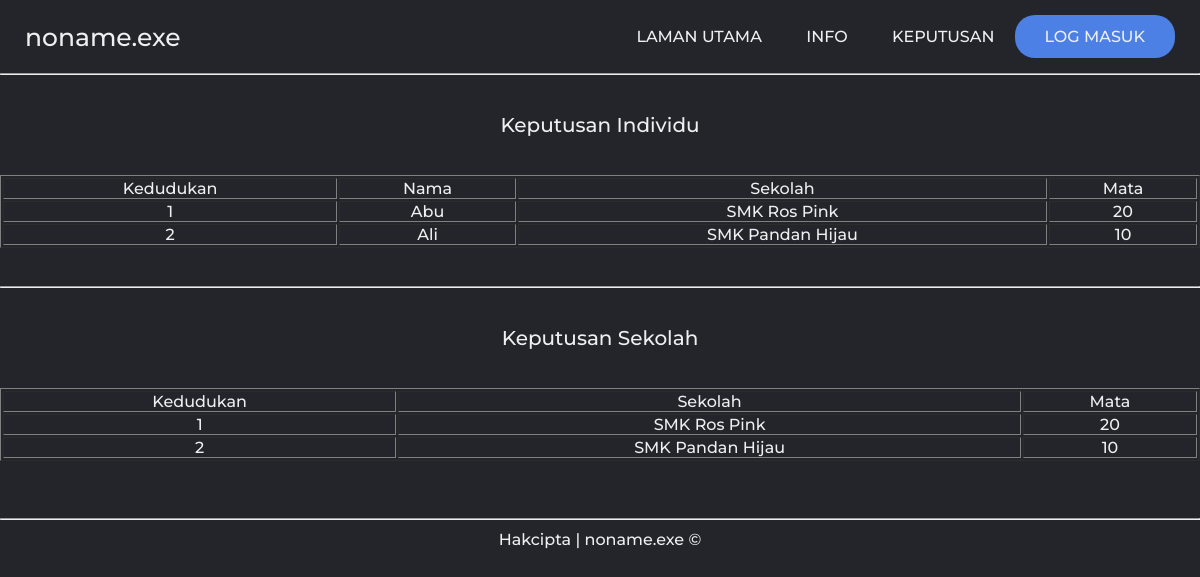
/keputusan.php, run on the app's committed database.
### tables this page shows
CREATE TABLE `peserta` (
  `nama_peserta` varchar(60) DEFAULT NULL,
  `nokp_peserta` varchar(12) NOT NULL,
  `katalaluan_peserta` varchar(13) DEFAULT NULL,
  `kod_sekolah` varchar(7) DEFAULT NULL,
  `nokp_hakim` varchar(12) DEFAULT NULL,
  `mata` int(3) DEFAULT NULL
);

CREATE TABLE `sekolah` (
  `kod_sekolah` varchar(7) NOT NULL,
  `nama_sekolah` varchar(60) DEFAULT NULL
);

### fungsi.php (the view, shortened to what this page needs)
<?php
function keputusan_individu()
{
	include('connection.php');
	echo"<table width='100%' border='1'>
		<tr>
			<td>Kedudukan</td>
			<td>Nama</td>
			<td>Sekolah</td>
			<td>Mata</td>
		</tr>";
$arahan_papar="SELECT* FROM peserta
LEFT JOIN sekolah
ON peserta.kod_sekolah = sekolah.kod_sekolah
LEFT JOIN hakim
ON peserta.nokp_hakim = hakim.nokp_hakim
order by peserta.mata DESC limit 5";
$laksana = mysqli_query($condb,$arahan_papar);
$bil=0;
while($m=mysqli_fetch_array($laksana))
{
	echo"<tr>
	<td>".++$bil."</td>
	<td>".$m['nama_peserta']."</td>
	<td>".$m['nama_sekolah']."</td>
	<td>".$m['mata']."</td>
	</tr>";
}
echo "</table>";
}
function keputusan_sekolah()
{
	include('connection.php');
	echo " <table width='100%' border='1'>
		<tr>
			<td>Kedudukan</td>
			<td>Sekolah</td>
			<td>Mata</td>
		</tr> ";
	$arahan_papar="SELECT sekolah.nama_sekolah, SUM(peserta.mata) AS jumlah
	FROM peserta JOIN sekolah
	ON peserta.kod_sekolah = sekolah.kod_sekolah
	GROUP BY peserta.kod_sekolah
	order by jumlah DESC ";
	$laksana = mysqli_query($condb,$arahan_papar);
	$bil=0;
		while($m=mysqli_fetch_array($laksana))
		{
			echo"<tr>
				<td>".++$bil."</td>
				<td>".$m['nama_sekolah']."</td>
				<td>".$m['jumlah']."</td>
			</tr>";
		}
	echo " </table>";
}
?>

### style.css (style rules this page uses)
* { margin: 0; padding: 0; box-sizing: border-box; background-color: #24252A; font-family: "Montserrat", sans-serif; font-weight: 500; font-size: 16px; color: #edf0f1; text-decoration: none; text-align: center; }

### data on the page
peserta: nama_peserta "Abu", kod_sekolah.nama_sekolah "SMK Ros Pink", mata "20"
peserta: nama_peserta "Ali", kod_sekolah.nama_sekolah "SMK Pandan Hijau", mata "10"

### other printed values
$m['nama_sekolah'] "SMK Ros Pink"
$m['jumlah'] "20"
$m['nama_sekolah'] "SMK Pandan Hijau"
$m['jumlah'] "10"
